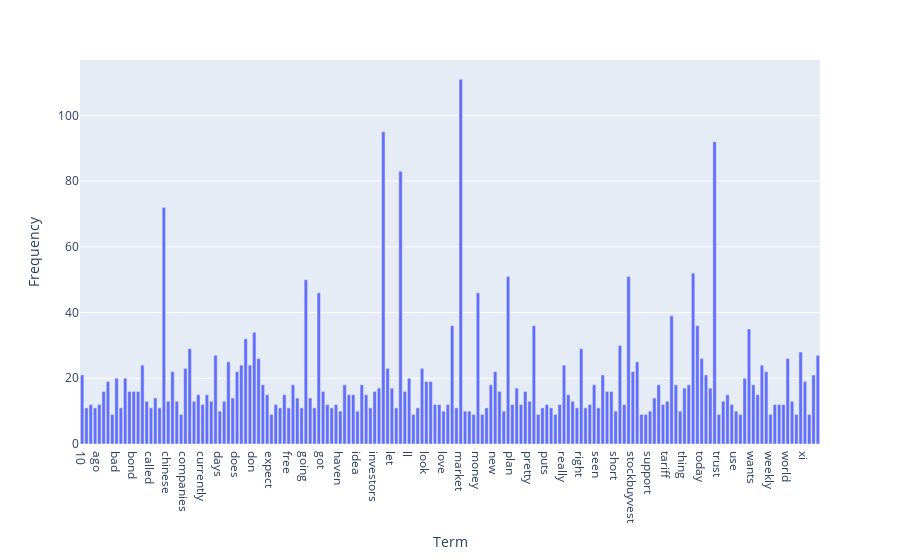

Notebook source saved alongside this figure:
### Code cell
## exercise13: reduce the number of terms efficiently
count_vect_ns = CountVectorizer(stop_words='english',min_df=0.01)#filter the stop words and terms that appear in less than 1% of documents
X_counts_ns = count_vect_ns.fit_transform(X.text)

term_freqs = np.asarray(X_counts_ns.sum(axis=0)).ravel()

tf_df = pd.DataFrame({
    "term": count_vect_ns.get_feature_names_out(),
    "frequency": np.asarray(X_counts_ns.sum(axis=0)).ravel()
})


fig = px.bar(x=tf_df["term"][:300], 
              y=tf_df["frequency"][:300],
             labels={'x': 'Term', 'y': 'Frequency'})
fig.show()

### Figure 1 — Plotly figure (JSON) as saved in the notebook; plotly's stock layout.template omitted (floating-point values rounded to 4 significant figures; data arrays with more than 128 entries replaced by an {"elided": "..."} marker saying what was removed)
{"data": [{"hovertemplate": "Term=%{x}<br>Frequency=%{y}<extra></extra>", "legendgroup": "", "marker": {"color": "#636efa", "pattern": {"shape": ""}}, "name": "", "orientation": "v", "showlegend": false, "textposition": "auto", "type": "bar", "x": {"elided": "172 str values"}, "xaxis": "x", "y": {"elided": "172 int values"}, "yaxis": "y"}], "layout": {"barmode": "relative", "legend": {"tracegroupgap": 0}, "margin": {"t": 60}, "xaxis": {"anchor": "y", "domain": [0, 1], "title": {"text": "Term"}}, "yaxis": {"anchor": "x", "domain": [0, 1], "title": {"text": "Frequency"}}}}
